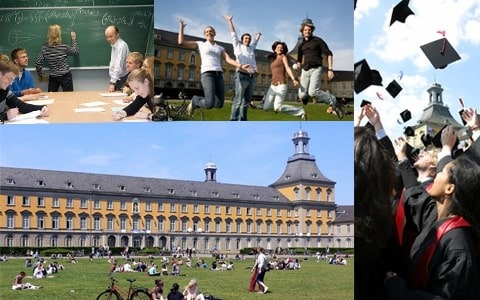
#> input picture Sheet00/bonn.jpeg, 480 x 300 px
$ python Sheet00_template.py
#> lines starting #> are read from the running program, lines starting #| are printed output that depends on the picture; after the words box and inside, x2 and y2 are one past the last pixel; in counts of white or black regions, pixels touching at a corner belong together
"""
Exercise 0 for MA-INF 2201 Computer Vision WS25/26
Introduction to OpenCV - Template
Python 3.12, OpenCV 4.11, NumPy 2.3.3
Image: bonn.jpeg
"""

import cv2
import numpy as np
import random
import time

# ============================================================================
# Exercise 1: Read and Display Image (0.5 Points)
# ============================================================================
def exercise1():
    """
    Read and display the image bonn.jpeg.
    Print the image dimensions and data type.
    """
    print("Exercise 1: Read and Display Image")

    # TODO: Read the image 'bonn.jpeg' using cv2.imread()
    img = None
    img = cv2.imread("bonn.jpeg")
#> img is the input picture: shape (300, 480, 3); mean B, G, R 127.7, 126.6, 121.8

    # TODO: Check if image was loaded successfully
    if img is None:
        print("No image was loaded")
        return

    # TODO: Display the image using cv2.imshow()
    cv2.imshow("Bonn Image", img)
    # TODO: Wait for a key press using cv2.waitKey(0)
    cv2.waitKey(0)
    # TODO: Close all windows using cv2.destroyAllWindows()
    cv2.destroyAllWindows()
    # TODO: Print image dimensions (height, width, channels)
    print(f"Imgage dim {img.shape}")
#| Imgage dim (300, 480, 3)
    # TODO: Print image data type
    print(f"Image data type{img.dtype}")
#| Image data typeuint8
    print("Exercise 1 completed!\n")
    return img


# ============================================================================
# Exercise 2: HSV Color Space (0.5 Points)
# ============================================================================
def exercise2(img):
    """
    Convert image to HSV color space and display all three channels separately.
    """
    print("Exercise 2: HSV Color Space")

    # TODO: Convert to HSV using cv2.cvtColor() with cv2.COLOR_BGR2HSV
    hsv = cv2.cvtColor(img, cv2.COLOR_BGR2HSV)
#> hsv: shape (300, 480, 3); mean H, S, V 70.4, 71.8, 143.5

    # TODO: Split HSV into H, S, V channels using cv2.split()
    h, s, v = cv2.split(hsv)
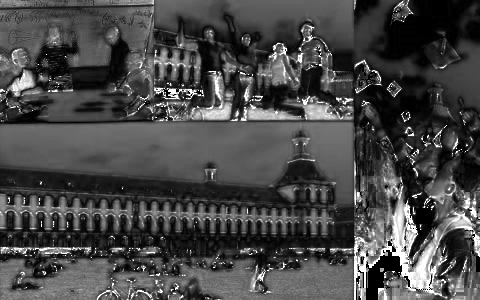
#> s: shape (300, 480); min 0, max 255, mean 71.8

    # TODO: Display all three channels
    concat_image = cv2.hconcat([h,s,v])
    cv2.imshow("HSV Channels", concat_image)
    cv2.waitKey(0)
    cv2.destroyAllWindows()
    # Hint: You can concatenate them horizontally using cv2.hconcat()

    print("Exercise 2 completed!\n")
    return hsv


# ============================================================================
# Exercise 3: Brightness Adjustment with Loops (1 Point)
# ============================================================================
def exercise3(img):
    """
    Add 50 to all pixel values and clip to [0, 255] using nested for-loops.
    Display original and brightened images side by side.
    """
    print("Exercise 3: Brightness Adjustment with Loops")

    # TODO: Create a copy of the image
    result = img.copy()

    # TODO: Get image dimensions
    height, width, channels = img.shape
#> height = 300; width = 480; channels = 3
    # TODO: Use nested for-loops to iterate through each pixel, add 50 to pixel value, and clip pixel value to [0, 255]
    for i in range(height):
        for j in range(width):
            for k in range(channels):
                new_pixel_value = int(img[i, j, k]) + 50
                if new_pixel_value > 255:
                    new_pixel_value = 255
                result[i, j, k] = new_pixel_value
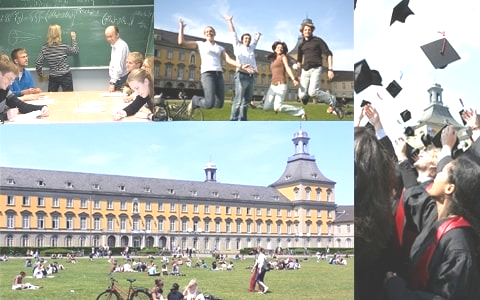
#> result: shape (300, 480, 3); mean B, G, R 166.9, 172.7, 168
    # TODO: Display original and result side by side
    concat_image = cv2.hconcat([img, result])
#> concat_image: shape (300, 960, 3)
    cv2.imshow("Original vs Brighted Image", concat_image)
    cv2.waitKey(0)
    cv2.destroyAllWindows()
    print("Exercise 3 completed!\n")
    return result


# ============================================================================
# Exercise 4: Vectorized Brightness Adjustment (1 Points)
# ============================================================================
def exercise4(img):
    """
    Perform the same brightness adjustment using NumPy in one line.
    Compare execution time with loop-based approach.
    """
    print("Exercise 4: Vectorized Brightness Adjustment")

    # TODO: Time the loop-based approach (from exercise 3)
    start_time_loop = time.time()
    # ... (implement or copy loop code)
    result_loop = img.copy()

    # TODO: Get image dimensions
    height, width, channels = img.shape
#> height = 300; width = 480; channels = 3
    # TODO: Use nested for-loops to iterate through each pixel, add 50 to pixel value, and clip pixel value to [0, 255]
    for i in range(height):
        for j in range(width):
            for k in range(channels):
                new_pixel_value = int(img[i, j, k]) + 50
                if new_pixel_value > 255:
                    new_pixel_value = 255
                result_loop[i, j, k] = new_pixel_value

    end_time_loop = time.time()

    # TODO: Time the vectorized approach
    start_time_vec = time.time()
    # TODO: Add 50 and clip in one line using np.clip()
    result = np.clip(img.astype(np.int16) + 50, 0, 255).astype(np.uint8)
    end_time_vec = time.time()

    # TODO: Print execution times
    print(f"Loop-based approach: {end_time_loop - start_time_loop:.4f} seconds")
    print(f"Vectorized approach: {end_time_vec - start_time_vec:.4f} seconds")

    # TODO: Display the result
    concat_image = cv2.hconcat([result_loop, result])
    cv2.imshow("Loop vs Vectorized", concat_image)
    cv2.waitKey(0)
    cv2.destroyAllWindows()
    print("Exercise 4 completed!\n")
    return result


# ============================================================================
# Exercise 5: Extract and Paste Patch (0.5 Points)
# ============================================================================
def exercise5(img):
    """
    Extract a 32×32 patch from top-left corner and paste at 3 random locations.
    """
    print("Exercise 5: Extract and Paste Patch")

    # TODO: Extract 32x32 patch from top-left corner (starting at 0,0)
    patch_size = 32
    patch = img[0:patch_size, 0:patch_size]

    # TODO: Create a copy of the image
    img_copy = img.copy()

    # TODO: Get image dimensions
    height, width, _ = img.shape
#> height = 300; width = 480
    # TODO: Generate 3 random locations and paste the patch
    # Use random.randint() and ensure patch fits within boundaries
    for i in range(3):
        # TODO: Generate random coordinates and paste
        x = random.randint(0, width - patch_size)
        y = random.randint(0, height - patch_size)
        img_copy[y:y+patch_size, x:x+patch_size] = patch
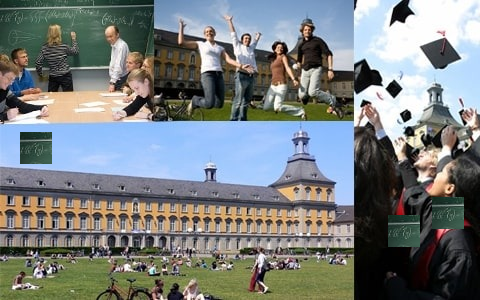
#> img_copy: shape (300, 480, 3); 2.13% of pixels changed, all inside (x1, y1, x2, y2) = (20, 132, 464, 247)

    # TODO: Display the result
    cv2.imshow("Image with Patch", img_copy)
    cv2.waitKey(0)
    cv2.destroyAllWindows()

    print("Exercise 5 completed!\n")


# ============================================================================
# Exercise 6: Binary Masking (0.5 Points)
# ============================================================================
def exercise6(img):
    """
    Create masked version showing only bright regions.
    Convert to grayscale, threshold at 128, use as mask.
    """
    print("Exercise 6: Binary Masking")

    # TODO: Convert to grayscale using cv2.cvtColor() with cv2.COLOR_BGR2GRAY
    gray = cv2.cvtColor(img, cv2.COLOR_BGR2GRAY)

    # TODO: Apply binary threshold at value 128
    # Use cv2.threshold() with cv2.THRESH_BINARY
    _, mask = cv2.threshold(gray, 128, 255, cv2.THRESH_BINARY)
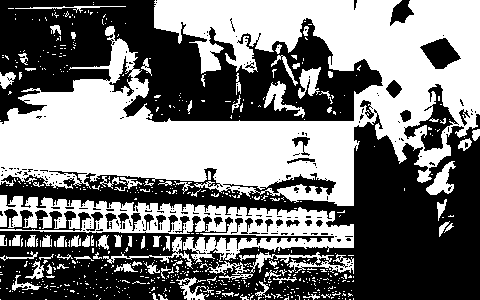
#> mask: shape (300, 480); 48.1% white; 633 white regions (550 under 20 px), largest, box (x1, y1, x2, y2) and area: (0, 0, 480, 206) 51190, (0, 195, 354, 264) 9049, (250, 252, 354, 274) 793

    # TODO: Apply mask to original color image
    # Hint: Use cv2.bitwise_and() with the mask
    masked = cv2.bitwise_and(img, img, mask=mask)

    # TODO: Display original, mask, and masked result
    concat_image = cv2.hconcat([img, cv2.cvtColor(mask, cv2.COLOR_GRAY2BGR), masked])
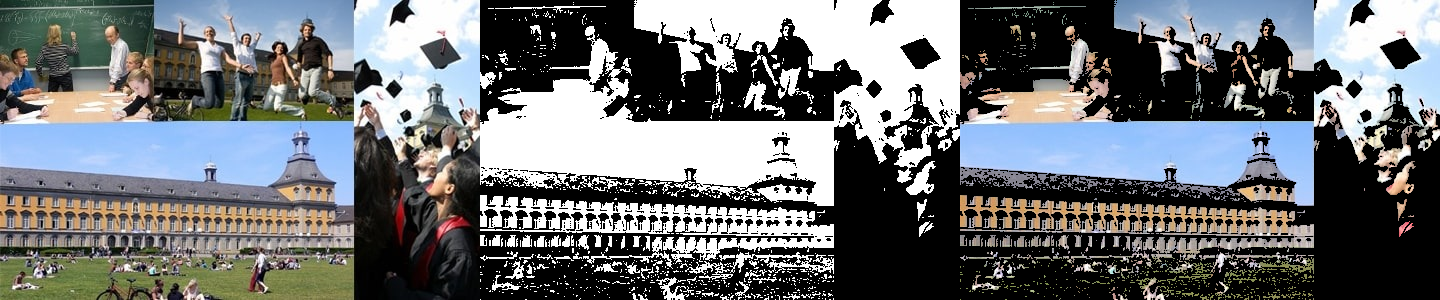
#> concat_image: shape (300, 1440, 3); mean B, G, R 116.1, 113.7, 110.5
    cv2.imshow("Original , Mask, Masked", concat_image)
    cv2.waitKey(0)
    cv2.destroyAllWindows()
    print("Exercise 6 completed!\n")


# ============================================================================
# Exercise 7: Border and Annotations (1 Points)
# ============================================================================
def exercise7(img):
    """
    Add 20-pixel border and draw 5 circles and 5 text labels at random positions.
    """
    print("Exercise 7: Border and Annotations")

    # TODO: Add 20-pixel border using cv2.copyMakeBorder()
    # Use cv2.BORDER_CONSTANT with a color of your choice
    bordered = cv2.copyMakeBorder(img, 20, 20, 20, 20, borderType=cv2.BORDER_CONSTANT, value=(220, 220, 220))

    # TODO: Get dimensions of bordered image
    height, width, _ = bordered.shape
#> height = 340; width = 520
    # TODO: Draw 5 random circles
    # Use random.randint() and cv2.circle(img, center, radius, color, thickness)
    for i in range(5):
          # TODO: Implement circle drawing
        r = random.randint(10, max(10, min(height, width)//8))
        cx = random.randint(r, width - r)
        cy = random.randint(r, height - r)
        color = (random.randint(0,255), random.randint(0,255), random.randint(0,255))
        thickness = random.choice([2, 3])
        cv2.circle(bordered, (cx, cy), r, color, thickness, lineType=cv2.LINE_AA)
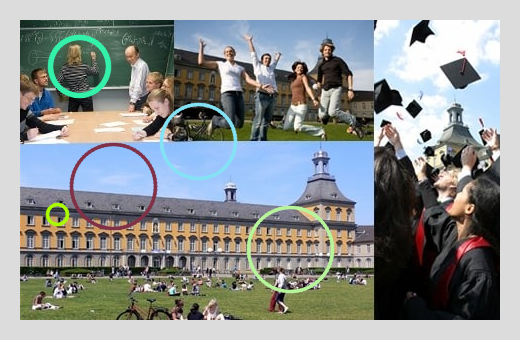
#> bordered: shape (340, 520, 3); mean B, G, R 145.2, 145.4, 140.2
    # TODO: Add 5 random text labels
    # Use random.randint() and cv2.putText(img, text, org, font, fontScale, color, thickness)
    font = cv2.FONT_HERSHEY_SCRIPT_SIMPLEX
#> font = 6
    for i in range(5):
          # TODO: Implement text drawing
        pos = (random.randint(0, width - 50), random.randint(30, height - 10))
        text = f"pt{i+1}"
        cv2.putText(bordered, text, pos, font, fontScale=0.8, color=(random.randint(0,255), random.randint(0,255), random.randint(0,255)), thickness=2)
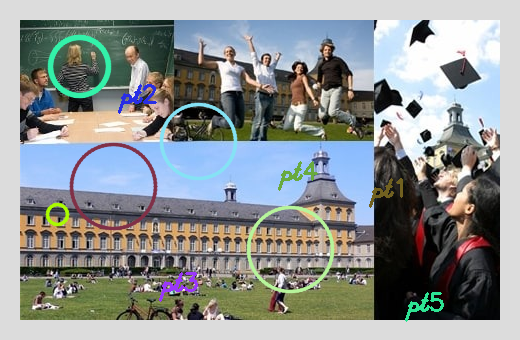
#> bordered: shape (340, 520, 3); 0.96% of pixels changed, all inside (x1, y1, x2, y2) = (118, 84, 444, 322)
    # TODO: Display the result
    cv2.imshow("Border + Annotations", bordered)
    cv2.waitKey(0)
    cv2.destroyAllWindows()
    print("Exercise 7 completed!\n")


# ============================================================================
# Main function
# ============================================================================
def main():
    """
    Run all exercises.
    """
    print("=" * 60)
    print("Exercise 0: Introduction to OpenCV")
    print("=" * 60 + "\n")

    # Uncomment the exercises you want to run:
    img = exercise1()
    if img is None:
        return
    exercise2(img)
    exercise3(img)
    exercise4(img)
    exercise5(img)
    exercise6(img)
    exercise7(img)

    print("=" * 60)
    print("All exercises completed!")
    print("=" * 60)


if __name__ == "__main__":
    main()
